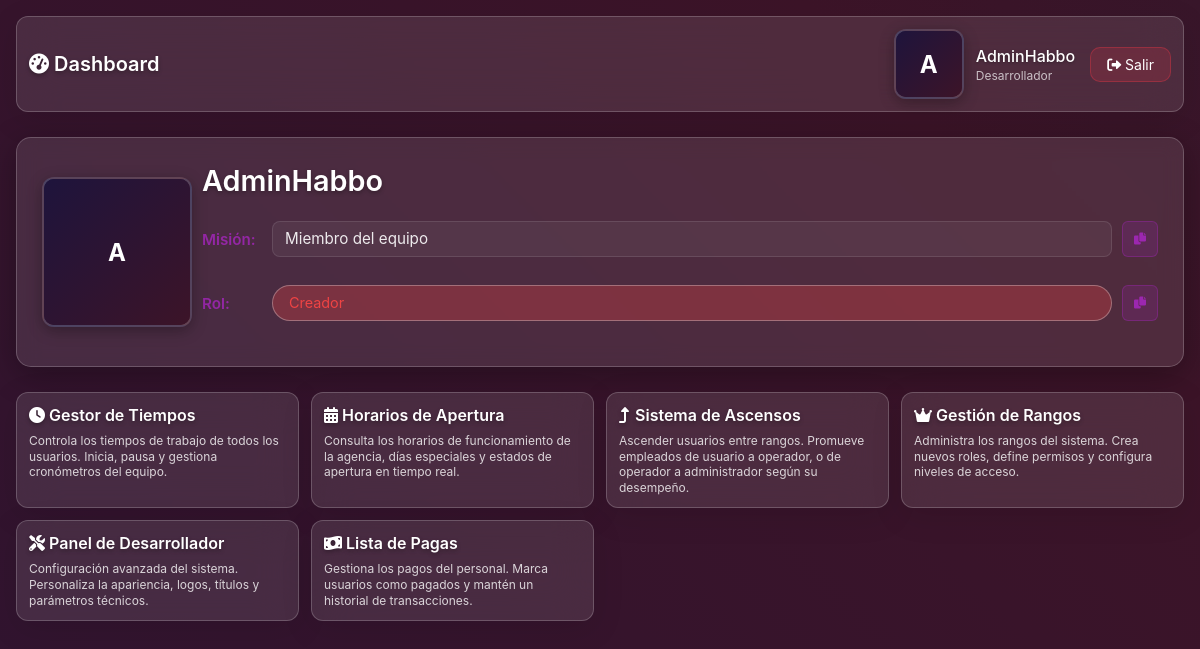
/dashboard.php (signed in), run on the app's committed database.
### tables this page shows
CREATE TABLE IF NOT EXISTS users (
    id INT AUTO_INCREMENT PRIMARY KEY,
    username VARCHAR(50) NOT NULL UNIQUE,  
    password VARCHAR(255) NOT NULL,
    role VARCHAR(100) NOT NULL DEFAULT 'usuario',
    habbo_username VARCHAR(50) NOT NULL UNIQUE,
    profile_image VARCHAR(255),
    created_at TIMESTAMP DEFAULT CURRENT_TIMESTAMP,
    updated_at TIMESTAMP DEFAULT CURRENT_TIMESTAMP ON UPDATE CURRENT_TIMESTAMP,
    INDEX idx_habbo_username (habbo_username),
    INDEX idx_role (role)
);

CREATE TABLE IF NOT EXISTS user_ranks (
    id INT AUTO_INCREMENT PRIMARY KEY,
    rank_name VARCHAR(50) NOT NULL UNIQUE,
    display_name VARCHAR(100) NOT NULL,
    description TEXT,
    level INT NOT NULL DEFAULT 1,
    permissions TEXT,
    rank_image VARCHAR(255) DEFAULT NULL,
    credits_time_hours INT DEFAULT 1,
    credits_time_minutes INT DEFAULT 0,
    credits_per_interval INT DEFAULT 1,
    max_time_hours INT DEFAULT 8,
    max_time_minutes INT DEFAULT 0,
    auto_complete_enabled INT DEFAULT 1,
    role_color VARCHAR(7) DEFAULT NULL,
    created_at TIMESTAMP DEFAULT CURRENT_TIMESTAMP,
    updated_at TIMESTAMP DEFAULT CURRENT_TIMESTAMP ON UPDATE CURRENT_TIMESTAMP
);

### dashboard.php (the view, shortened to what this page needs)
<?php
include 'config/database.php';
$stmt = $pdo->prepare("SELECT * FROM users WHERE id = ?");
$stmt->execute([$_SESSION['user_id']]);
$user = $stmt->fetch();
$username = $user['username'];
$user_role = $user['role'];
$userInitial = strtoupper(substr($username, 0, 1));
$rank_info = null;
$user_permissions = [];
try {
    $stmt = $pdo->prepare("SELECT * FROM user_ranks WHERE rank_name = ?");
    $stmt->execute([$user_role]);
    $rank_info = $stmt->fetch();
    if ($rank_info && !empty($rank_info['permissions'])) {
        $user_permissions = json_decode($rank_info['permissions'], true) ?: [];
    }
} catch (Exception $e) {
    $rank_info = [
        'display_name' => ucfirst($user_role),
        'rank_image' => null,
        'description' => 'Usuario del sistema'
    ];
    $user_permissions = [];
}
function hasPermission($permission, $user_permissions, $user_role) {
    if ($user_role === 'super_admin') {
        return true;
    }
    return in_array($permission, $user_permissions);
}
?>
<!DOCTYPE html>
<html lang="es">
<head>
    <link rel="stylesheet" href="assets/css/styles.css">
    <link rel="stylesheet" href="assets/css/notifications.css">
    <link rel="stylesheet" href="https://cdnjs.cloudflare.com/ajax/libs/font-awesome/6.0.0/css/all.min.css">
</head>
<body class="dashboard-body">
    <div class="dashboard-container">
        <div class="dashboard-header">
            <div class="header-content">
                <h1 class="dashboard-title">
                    <i class="fas fa-tachometer-alt"></i>
                    Dashboard
                </h1>
                <div class="user-section">
                    <div class="user-info">
                        <div style="display: flex; align-items: center; gap: 10px;">
                            <div class="user-avatar-container" style="width: 70px; height: 70px; background: linear-gradient(135deg, rgb(30, 20, 60) 0%, rgb(60, 20, 40) 100%);">
                            <div class="user-avatar-fallback" style="display: none;">
                                <?php echo $userInitial; ?>
                            </div>
                            </div>
                        </div>
                        <div class="user-details">
                            <h3><?php echo htmlspecialchars($user['habbo_username']); ?></h3>
                            <p><?php echo $user_role === 'super_admin' ? 'Desarrollador' : htmlspecialchars($rank_info['display_name'] ?? ucfirst($user_role)); ?></p>
                        </div>
                    </div>
                    <a href="?logout=1" class="logout-btn">
                        <i class="fas fa-sign-out-alt"></i>
                        Salir
                    </a>
                </div>
            </div>
        </div>
        <div class="rank-display-card">
            <div class="rank-header">
                <div class="rank-logo">
                    <div class="user-avatar-container">
                        <div class="user-avatar-fallback" style="display: none;">
                            <?php echo $userInitial; ?>
                        </div>
                    </div>
                </div>
                <div class="rank-details">
                    <h2 class="rank-title"><?php echo htmlspecialchars($user['habbo_username']); ?></h2>
                    <div class="rank-mission">
                        <span class="mission-label">Misión:</span>
                        <span class="mission-text" id="mission-text"><?php echo htmlspecialchars($rank_info['description'] ?? 'Miembro del equipo'); ?></span>
                        <button class="copy-btn" onclick="copyMissionText()" title="Copiar misión">
                            <i class="fas fa-copy"></i>
                        </button>
                    </div>
                    <div class="rank-role">
                        <span class="role-label">Rol:</span>
                        <span class="role-text" id="role-text"><?php echo htmlspecialchars($rank_info['display_name'] ?? ucfirst($user_role)); ?></span>
                        <button class="copy-btn" onclick="copyRoleText()" title="Copiar rol">
                            <i class="fas fa-copy"></i>
                        </button>
                    </div>
                </div>
            </div>
        </div>
        <div class="dashboard-grid">
            <div class="dashboard-card" onclick="window.location.href='time-manager.php'" style="cursor: pointer;">
                <h3 class="card-title">
                    <i class="fas fa-<?php echo hasPermission('manage_time', $user_permissions, $user_role) ? 'clock' : 'eye'; ?>"></i>
                    <?php echo hasPermission('manage_time', $user_permissions, $user_role) ? 'Gestor de Tiempos' : 'Mis Tiempos Activos'; ?>
                </h3>
                <p class="card-description">
                    <?php if (hasPermission('manage_time', $user_permissions, $user_role)): ?>
                        Controla los tiempos de trabajo de todos los usuarios. Inicia, pausa y gestiona cronómetros del equipo.
                    <?php else: ?>
                        Consulta tus tiempos activos y el estado de tu sesión de trabajo actual.
                    <?php endif; ?>
                </p>
            </div>
            <div class="dashboard-card" onclick="window.location.href='schedule.php'" style="cursor: pointer;">
                <h3 class="card-title">
                    <i class="fas fa-calendar-alt"></i>
                    Horarios de Apertura
                </h3>
                <p class="card-description">
                    Consulta los horarios de funcionamiento de la agencia, días especiales y estados de apertura en tiempo real.
                </p>
            </div>
            <?php if (in_array($user_role, ['super_admin', 'administrador'])): ?>
            <div class="dashboard-card" onclick="window.location.href='promotions.php'" style="cursor: pointer;">
                <h3 class="card-title">
                    <i class="fas fa-level-up-alt"></i>
                    Sistema de Ascensos
                </h3>
                <p class="card-description">
                    Ascender usuarios entre rangos. Promueve empleados de usuario a operador, o de operador a administrador según su desempeño.
                </p>
            </div>
            <?php endif; ?>
            <?php if (hasPermission('manage_roles', $user_permissions, $user_role)): ?>
            <div class="dashboard-card" onclick="window.location.href='rank-management.php'" style="cursor: pointer;">
                <h3 class="card-title">
                    <i class="fas fa-crown"></i>
                    Gestión de Rangos
                </h3>
                <p class="card-description">
                    Administra los rangos del sistema. Crea nuevos roles, define permisos y configura niveles de acceso.
                </p>
            </div>
            <?php endif; ?>
            <?php if (hasPermission('manage_config', $user_permissions, $user_role)): ?>
            <div class="dashboard-card" onclick="window.location.href='developer-panel.php'" style="cursor: pointer;">
                <h3 class="card-title">
                    <i class="fas fa-tools"></i>
                    Panel de Desarrollador
                </h3>
                <p class="card-description">
                    Configuración avanzada del sistema. Personaliza la apariencia, logos, títulos y parámetros técnicos.
                </p>
            </div>
            <?php endif; ?>
            <?php if (hasPermission('manage_users', $user_permissions, $user_role)): ?>
            <div class="dashboard-card" onclick="window.location.href='lista-pagas.php'" style="cursor: pointer;">
                <h3 class="card-title">
                    <i class="fas fa-money-bill-wave"></i>
                    Lista de Pagas
                </h3>
                <p class="card-description">
                    Gestiona los pagos del personal. Marca usuarios como pagados y mantén un historial de transacciones.
                </p>
            </div>
            <?php endif; ?>
        </div>
    </div>
</body>
</html>

### assets/css/styles.css (style rules this page uses)
* { margin: 0; padding: 0; box-sizing: border-box; }
html, body { height: 100vh; width: 100vw; overflow: hidden; font-family: 'Inter', -apple-system, BlinkMacSystemFont, 'Segoe UI', Roboto, sans-serif; }
body { background: linear-gradient(45deg, rgb(30, 20, 60), rgb(60, 20, 40), rgb(20, 40, 60)); background-size: 400% 400%; animation: gradientShift 20s ease infinite; display: flex; justify-content: center; align-items: center; }
.dashboard-body { overflow-y: auto; overflow-x: hidden; align-items: flex-start; background: linear-gradient(45deg, rgb(30, 20, 60), rgb(60, 20, 40), rgb(20, 40, 60)); background-size: 400% 400%; animation: gradientShift 20s ease infinite; }
.dashboard-container { padding: 1rem; max-width: 1200px; width: 100%; margin: 0 auto; }
.dashboard-header { background: rgba(255, 255, 255, 0.1); backdrop-filter: blur(20px); border-radius: 12px; border: 1px solid rgba(255, 255, 255, 0.2); box-shadow: 0 8px 32px rgba(0, 0, 0, 0.1); padding: 0.75rem; margin-bottom: 1rem; }
.header-content { display: flex; justify-content: space-between; align-items: center; flex-wrap: wrap; gap: 0.75rem; }
.dashboard-title { font-size: 1.25rem; font-weight: 600; color: #FFFFFF; text-shadow: 0 2px 4px rgba(0, 0, 0, 0.3); }
.user-section { display: flex; align-items: center; gap: 0.75rem; }
.user-info { display: flex; align-items: center; gap: 0.5rem; }
.user-details h3 { color: #FFFFFF; font-weight: 500; text-shadow: 0 1px 3px rgba(0, 0, 0, 0.3); }
.user-details p { color: rgba(255, 255, 255, 0.7); font-size: 0.875rem; }
.logout-btn { background: rgba(220, 53, 69, 0.2); border: 1px solid rgba(220, 53, 69, 0.4); color: #FFFFFF; padding: 0.5rem 1rem; border-radius: 10px; text-decoration: none; font-size: 0.875rem; }
.dashboard-grid { display: grid; grid-template-columns: repeat(auto-fit, minmax(250px, 1fr)); gap: 0.75rem; }
.dashboard-card { background: rgba(255, 255, 255, 0.1); backdrop-filter: blur(20px); border-radius: 12px; border: 1px solid rgba(255, 255, 255, 0.2); box-shadow: 0 8px 32px rgba(0, 0, 0, 0.1); padding: 0.75rem; }
.card-title { font-size: 1rem; font-weight: 600; color: #FFFFFF; margin-bottom: 0.5rem; text-shadow: 0 2px 4px rgba(0, 0, 0, 0.3); }
.card-description { color: rgba(255, 255, 255, 0.8); font-size: 0.75rem; line-height: 1.3; }
.user-section { display: flex; align-items: center; gap: 15px; }
.user-info { display: flex; align-items: center; gap: 12px; }
.user-details h3 { margin: 0; color: white; font-size: 16px; }
.user-details p { margin: 2px 0 0 0; color: rgba(255, 255, 255, 0.7); font-size: 12px; }
.user-role-badge, .role-text { background: rgba(156, 163, 175, 0.3); color: #9ca3af; }
.rank-mission, .rank-role { display: flex; align-items: center; gap: 10px; margin-bottom: 12px; padding: 8px 0; width: 100%; }
.mission-label, .role-label { font-weight: 600; color: rgba(156, 39, 176, 0.9); min-width: 60px; font-size: 0.95em; flex-shrink: 0; }
.mission-text, .role-text { color: rgba(255, 255, 255, 0.9); padding: 8px 12px; background: rgba(255, 255, 255, 0.05); border: 1px solid rgba(255, 255, 255, 0.1); border-radius: 8px; font-size: 0.95em; line-height: 1.4; min-height: 36px; height: 36px; display: flex; align-items: center; box-sizing: border-box; flex: 1; max-width: none; min-width: 0; width: 100% !important; flex-shrink: 0 !important; }

### data on the page
users: username "A", habbo_username "AdminHabbo"
user_ranks: description "Miembro del equipo", display_name "Creador"
